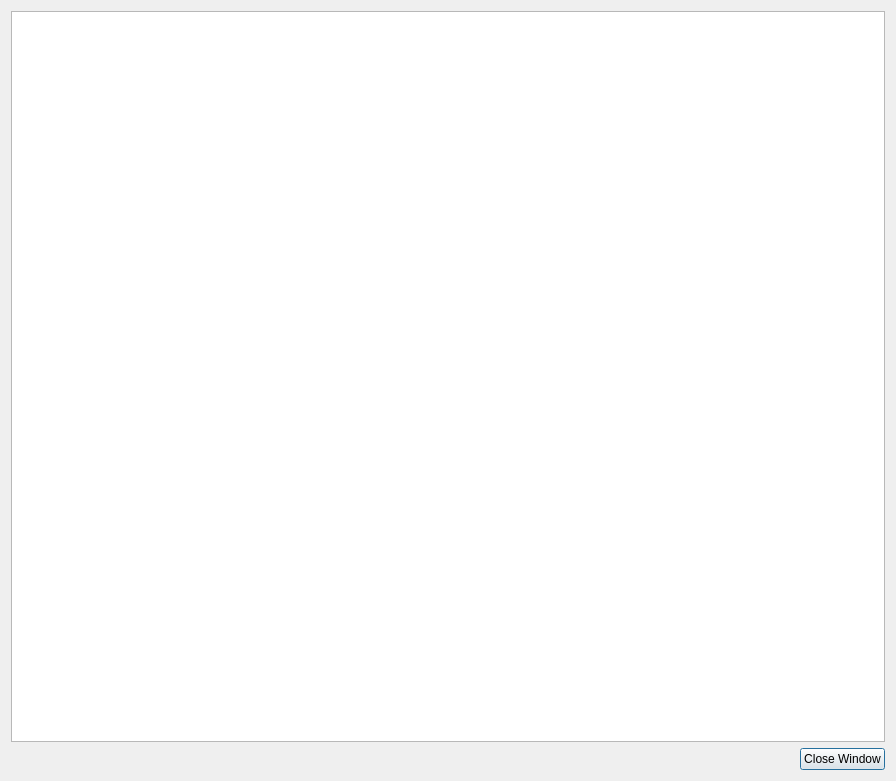
<?xml version="1.0" encoding="UTF-8"?>
<ui version="4.0">
 <comment>
********************************************************************************
**
** Copyright (c) 2017 The University of Notre Dame
** Copyright (c) 2017 The Regents of the University of California
**
** Redistribution and use in source and binary forms, with or without modification,
** are permitted provided that the following conditions are met:
**
** 1. Redistributions of source code must retain the above copyright notice, this 
** list of conditions and the following disclaimer.
**
** 2. Redistributions in binary form must reproduce the above copyright notice, this
** list of conditions and the following disclaimer in the documentation and/or other
** materials provided with the distribution.
**
** 3. Neither the name of the copyright holder nor the names of its contributors may
** be used to endorse or promote products derived from this software without specific
** prior written permission.
**
** THIS SOFTWARE IS PROVIDED BY THE COPYRIGHT HOLDERS AND CONTRIBUTORS &quot;AS IS&quot; AND ANY
** EXPRESS OR IMPLIED WARRANTIES, INCLUDING, BUT NOT LIMITED TO, THE IMPLIED WARRANTIES
** OF MERCHANTABILITY AND FITNESS FOR A PARTICULAR PURPOSE ARE DISCLAIMED. IN NO EVENT
** SHALL THE COPYRIGHT HOLDER OR CONTRIBUTORS BE LIABLE FOR ANY DIRECT, INDIRECT,
** INCIDENTAL, SPECIAL, EXEMPLARY, OR CONSEQUENTIAL DAMAGES (INCLUDING, BUT NOT LIMITED
** TO, PROCUREMENT OF SUBSTITUTE GOODS OR SERVICES; LOSS OF USE, DATA, OR PROFITS; OR
** BUSINESS INTERRUPTION) HOWEVER CAUSED AND ON ANY THEORY OF LIABILITY, WHETHER IN
** CONTRACT, STRICT LIABILITY, OR TORT (INCLUDING NEGLIGENCE OR OTHERWISE) ARISING
** IN ANY WAY OUT OF THE USE OF THIS SOFTWARE, EVEN IF ADVISED OF THE POSSIBILITY OF
** SUCH DAMAGE.
**
**********************************************************************************

// Contributors:
// Written by Peter Sempolinski, for the Natural Hazard Modeling Laboratory, director: Ahsan Kareem, at Notre Dame
 </comment>
 <class>CopyrightDialog</class>
 <widget class="QDialog" name="CopyrightDialog">
  <property name="geometry">
   <rect>
    <x>0</x>
    <y>0</y>
    <width>896</width>
    <height>781</height>
   </rect>
  </property>
  <property name="windowTitle">
   <string>Dialog</string>
  </property>
  <layout class="QVBoxLayout" name="verticalLayout_2">
   <item>
    <widget class="QTextBrowser" name="licenseBrowser">
     <property name="enabled">
      <bool>true</bool>
     </property>
     <property name="autoFormatting">
      <set>QTextEdit::AutoBulletList</set>
     </property>
     <property name="acceptRichText">
      <bool>true</bool>
     </property>
     <property name="source">
      <url>
       <string>qrc:/resources/PileGroupToolLICENSE.txt</string>
      </url>
     </property>
    </widget>
   </item>
   <item>
    <layout class="QHBoxLayout" name="horizontalLayout">
     <item>
      <spacer name="horizontalSpacer_2">
       <property name="orientation">
        <enum>Qt::Horizontal</enum>
       </property>
       <property name="sizeHint" stdset="0">
        <size>
         <width>40</width>
         <height>20</height>
        </size>
       </property>
      </spacer>
     </item>
     <item>
      <spacer name="horizontalSpacer">
       <property name="orientation">
        <enum>Qt::Horizontal</enum>
       </property>
       <property name="sizeHint" stdset="0">
        <size>
         <width>40</width>
         <height>20</height>
        </size>
       </property>
      </spacer>
     </item>
     <item>
      <widget class="QPushButton" name="closeButton">
       <property name="maximumSize">
        <size>
         <width>200</width>
         <height>16777215</height>
        </size>
       </property>
       <property name="text">
        <string>Close Window</string>
       </property>
      </widget>
     </item>
    </layout>
   </item>
  </layout>
 </widget>
 <resources/>
 <connections>
  <connection>
   <sender>closeButton</sender>
   <signal>clicked()</signal>
   <receiver>CopyrightDialog</receiver>
   <slot>accept()</slot>
   <hints>
    <hint type="sourcelabel">
     <x>679</x>
     <y>575</y>
    </hint>
    <hint type="destinationlabel">
     <x>399</x>
     <y>299</y>
    </hint>
   </hints>
  </connection>
 </connections>
</ui>
